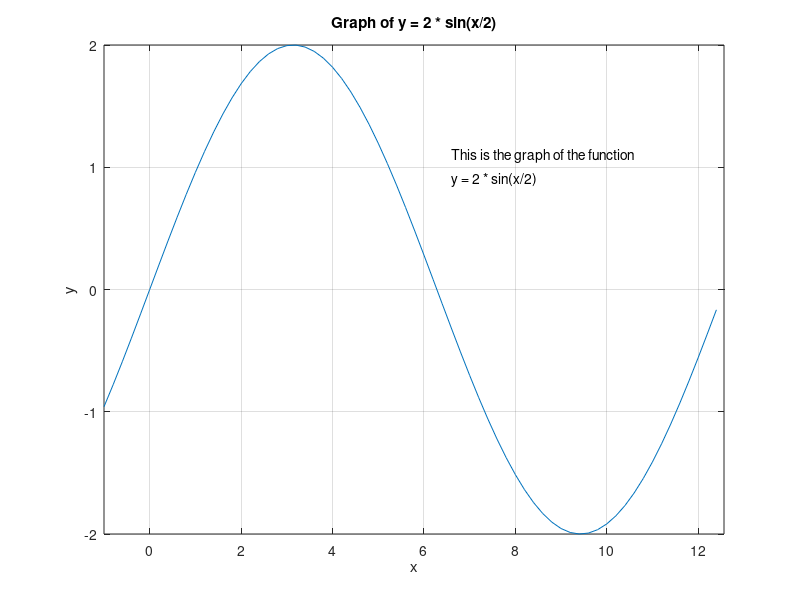

MATLAB code for this plot:
% Define the range of x values.

x = -1:0.2:4*pi;

% Calculate the corresponding y values.

y = 2 * sin(x/2);

% Create a figure for the plot.

figure;
plot(x, y);

% Add labels and a title.

xlabel('x');
ylabel('y');
title('Graph of y = 2 * sin(x/2)');

% Add comments to the plot.

text(6.6, 1.1, 'This is the graph of the function');
text(6.6, 0.9, 'y = 2 * sin(x/2)');

% Display the grid.

grid on;

% Display the plot.

axis([-1 4*pi -2 2]);
